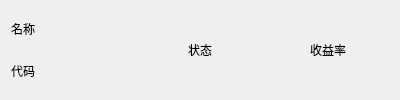
<?xml version="1.0" encoding="UTF-8"?>
<ui version="4.0">
 <class>DemoTradingCardWidget</class>
 <widget class="QWidget" name="DemoTradingCardWidget">
  <property name="geometry">
   <rect>
    <x>0</x>
    <y>0</y>
    <width>400</width>
    <height>100</height>
   </rect>
  </property>
  <property name="windowTitle">
   <string>Form</string>
  </property>
  <layout class="QHBoxLayout" name="horizontalLayout_2">
   <item>
    <layout class="QHBoxLayout" name="horizontalLayout">
     <item>
      <layout class="QVBoxLayout" name="verticalLayout">
       <item>
        <widget class="QLabel" name="label_name">
         <property name="text">
          <string>名称</string>
         </property>
        </widget>
       </item>
       <item>
        <widget class="QLabel" name="label_code">
         <property name="text">
          <string>代码</string>
         </property>
        </widget>
       </item>
      </layout>
     </item>
     <item>
      <widget class="QLabel" name="label_status">
       <property name="text">
        <string>状态</string>
       </property>
       <property name="alignment">
        <set>Qt::AlignCenter</set>
       </property>
      </widget>
     </item>
     <item>
      <widget class="QLabel" name="label_trading_yield">
       <property name="text">
        <string>收益率</string>
       </property>
       <property name="alignment">
        <set>Qt::AlignCenter</set>
       </property>
      </widget>
     </item>
    </layout>
   </item>
  </layout>
 </widget>
 <resources/>
 <connections/>
</ui>
